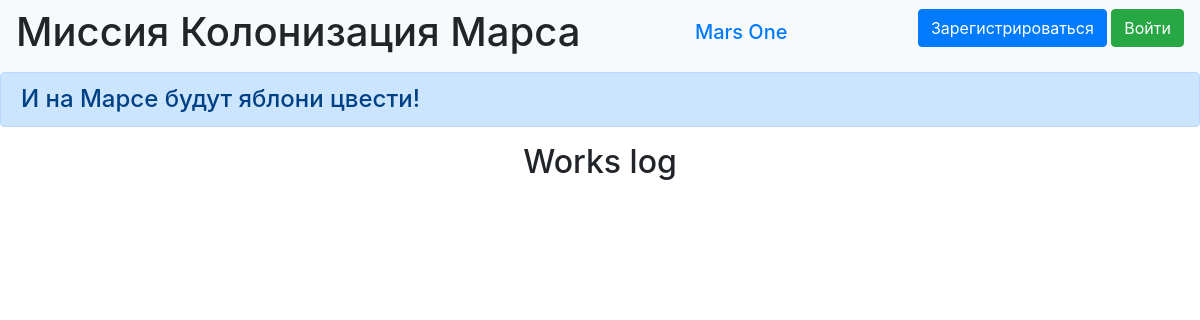
/jobs, run on an earlier commit of the app's database.
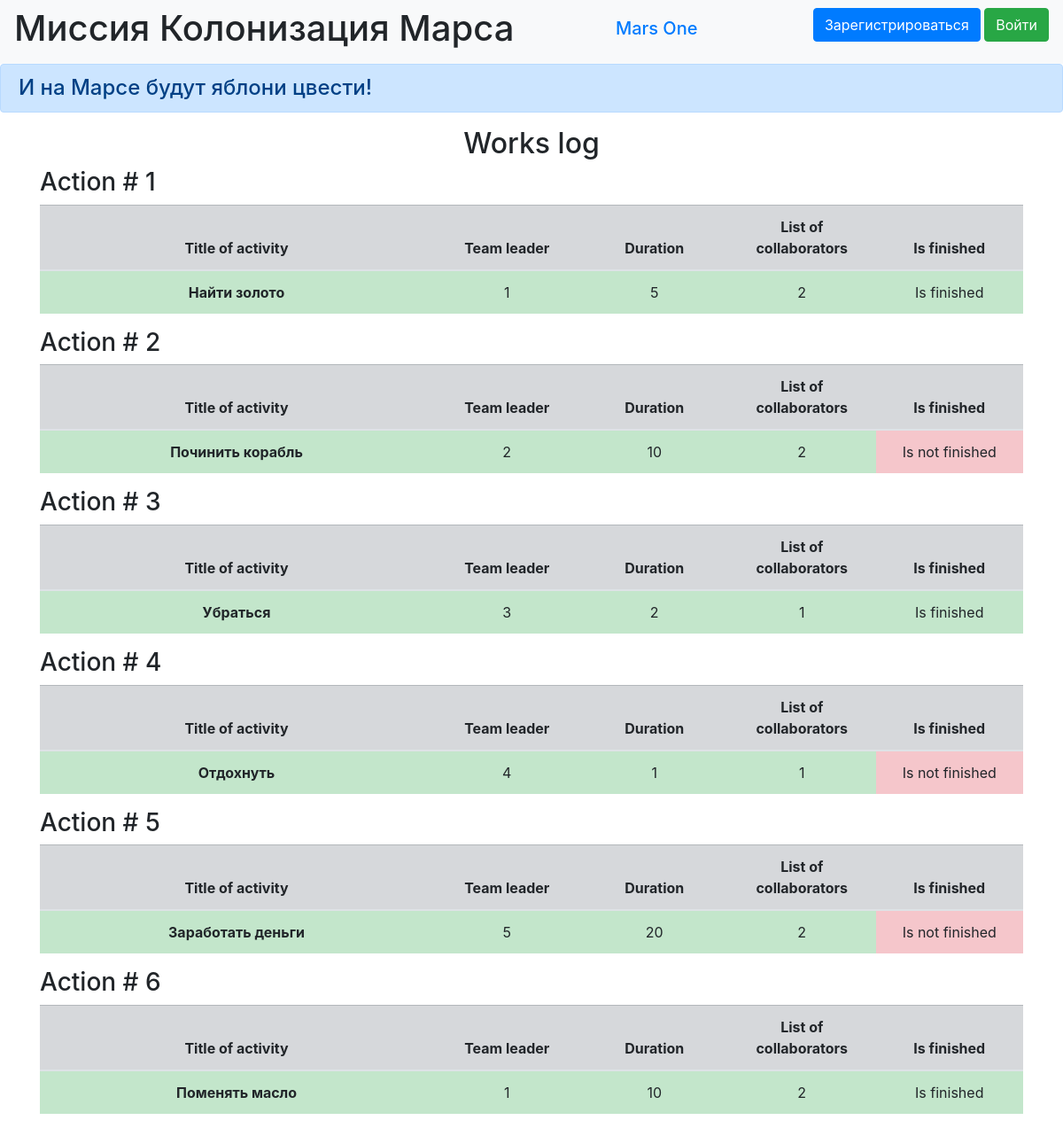
And on a later commit of the database.
### data/jobs.py (models this page shows, shortened)
class Jobs(SqlAlchemyBase):
    __tablename__ = 'jobs'
    id = sqlalchemy.Column(sqlalchemy.Integer,
                           primary_key=True, autoincrement=True)
    team_leader = sqlalchemy.Column(sqlalchemy.Integer,
                                    sqlalchemy.ForeignKey("users.id"))
    job = sqlalchemy.Column(sqlalchemy.String, nullable=True)
    work_size = sqlalchemy.Column(sqlalchemy.Integer, nullable=True)
    collaborators = sqlalchemy.Column(sqlalchemy.String, nullable=True)
    start_date = sqlalchemy.Column(sqlalchemy.DateTime,
                                   default=datetime.datetime.now)
    end_date = sqlalchemy.Column(sqlalchemy.DateTime,
                                 default=datetime.datetime.now)
    is_finished = sqlalchemy.Column(sqlalchemy.Boolean, default=True)
    user = orm.relationship("User")

### main.py (the view)
@app.route("/jobs")
def jobs():
    db_sess = db_session.create_session()
    jobs = db_sess.query(Jobs).all()
    return render_template("jobs.html", jobs=jobs)

### data/db_session.py (called while the page is built)
def create_session() -> Session:
    global __factory
    return __factory()

### templates/jobs.html (shortened to what this page needs)
{% extends "base.html" %}
{% block content %}
<h2>Works log</h2>
{% for item in jobs %}
<h3>Action # {{item.id}}</h3>
<table class="table">
  <thead>
    <tr class="table-secondary">
      <th scope="col" width="40%" >Title of activity</th>
      <th scope="col" width="15%">Team leader</th>
      <th scope="col" width="15%">Duration</th>
      <th scope="col" width="15%">List of collaborators</th>
      <th scope="col" width="15%">Is finished</th>
    </tr>
  </thead>
  <tbody>
    <tr>
      <th scope="row" class="table-success">{{item.job}}</th>
      <td class="table-success">{{item.team_leader}}</td>
      <td class="table-success">{{item.work_size}}</td>
      <td class="table-success">{{item.collaborators}}</td>
      {% if item.is_finished == True %}
      <td class="table-success">Is finished</td>
      {% elif item.is_finished == False %}
      <td class="table-danger">Is not finished</td>
      {% endif %}
    </tr>
  </tbody>
</table>
{% endfor %}
{% endblock %}

### templates/base.html (shortened to what this page needs)
<!doctype html>
<html lang="en">
<head>
    <link rel="stylesheet" href="/static/css/style.css">
    <link rel="stylesheet"
          href="https://stackpath.bootstrapcdn.com/bootstrap/4.4.1/css/bootstrap.min.css"
>
</head>
<body>
<header>
    <nav class="navbar navbar-light bg-light">
        <h1 class="muted-text"> Миссия Колонизация Марса</h1>
        <h1 class="navbar-brand"><a href="#">Mars One</a></h1>
        {% if current_user.is_authenticated %}
        <p>
            <a class="btn btn-primary " href="/jobs">Работы</a>
        </p>
    <a class="navbar-brand" href="/logout">{{ current_user.name }}</a>
{% else %}
    <p>
        <a class="btn btn-primary " href="/register">Зарегистрироваться</a>
        <a class="btn btn-success" href="/login">Войти</a>
    </p>
{% endif %}
    </nav>
    <h4 class="alert alert-primary" role="alert">И на Марсе будут яблони цвести!</h4>
</header>
<main role="main" class="container">
    {% block content %}{% endblock %}
</main>
</body>
</html>

### static/css/style.css (style rules this page uses)
th, tr, td, .center-text { text-align: center; vertical-align: middle; }
h2 { text-align: center; }

What changed in the data, as far as the page shows it:
added Jobs: id "1", job "Найти золото", team_leader "1", work_size "5", collaborators "2", is_finished "Is finished"
added Jobs: id "2", job "Починить корабль", team_leader "2", work_size "10", collaborators "2", is_finished "Is not finished"
added Jobs: id "3", job "Убраться", team_leader "3", work_size "2", collaborators "1", is_finished "Is finished"
added Jobs: id "4", job "Отдохнуть", team_leader "4", work_size "1", collaborators "1", is_finished "Is not finished"
added Jobs: id "5", job "Заработать деньги", team_leader "5", work_size "20", collaborators "2", is_finished "Is not finished"
added Jobs: id "6", job "Поменять масло", team_leader "1", work_size "10", collaborators "2", is_finished "Is finished"
